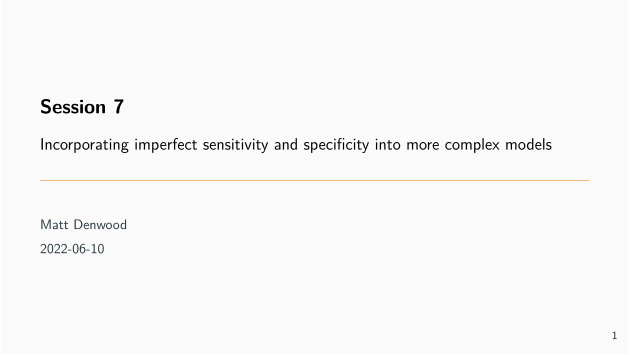

This figure's R source:
params <-
list(presentation = TRUE)

#' ---
#' title: Session 7
#' subtitle: Incorporating imperfect sensitivity and specificity into more complex models
#' date: "2022-06-10"
#' author:
#'   - Matt Denwood
#' theme: metropolis
#' aspectratio: 169
#' colortheme: seahorse
#' header-includes: 
#'   - \input{../rsc/preamble}
#' params:
#'   presentation: TRUE
#' output:
#'   beamer_presentation:
#'       pandoc_args: ["-t", "beamer"]
#'       slide_level: 2
#'   html_document: default
#' ---
#' 
## ----rendering, eval=FALSE, include=FALSE-------------------------------------
## # To render this as PDF (beamer) slides run:
## rmarkdown::render('Session_7.Rmd', 'beamer_presentation', params=list(presentation=TRUE))
## # And for html:
## rmarkdown::render('Session_7.Rmd', 'html_document', params=list(presentation=FALSE))

#' 
## ----setup, include=FALSE-----------------------------------------------------
source("../rsc/setup.R", local = environment())

#' 
#' ## Recap
#' 
#' NOTE: THIS MATERIAL IS NOT YET FINALISED, PLEASE CHECK BACK SOON!
#' 
#' Models for diagnostic test evaluation require:
#' 
#'   - At least 2 tests
#'   - At least 2 populations, but preferably 3 or more
#'   - Quite a lot of data
#' 
#' . . .
#' 
#' Fitting the models is technically quite straightforward
#' 
#' The real difficulty lies in the interpretation
#' 
#'   - What exactly is the latent class?
#' 
#' 
#' # Incorporating coefficients:  prevalence
#' 
#' ## Modelling variation in infection probability
#' 
#' - Individuals may be at higher/lower risk of being infected due to known characteristics e.g.:
#' 
#'   * Age
#'   * Sex
#'   * History
#'   * Presence of co-infections
#'   * Whatever
#' 
#' . . .
#' 
#' - There are three ways to deal with this:
#' 
#'   1. Ignore it
#'   1. Group "populations" by these characteristics
#'   1. Embed a (preferably simple) generalised linear model within your LCM
#' 
#' 
#' ## Grouping populations
#' 
#' Be careful that Se/Sp still consistent
#' 
#' Random effects - code example
#' 
#' Otero-Abad paper
#' 
#' 
#' ## Logistic regression in JAGS
#' 
#' 
## ----echo=FALSE, comment=""---------------------------------------------------
lrmod <- "model{

  for(i in 1:N){
    Observation[i] ~ dbern(prob[i])
    logit(prob[i]) <- intercept + beta1[Category[i]] + beta2*Covariate[i]
  }

  intercept ~ dnorm(0, 0.01)
  beta1[1] <- 0
  for(c in 2:NC){
    beta1[c] ~ dnorm(0, 0.01)
  }
  beta2 ~ dnorm(0, 0.01)

  #data# N, Observation, NC, Category, Covariate
  #monitor# intercept, beta1, beta2
  #inits# intercept, beta1, beta2
}
"
cat(lrmod)
cat(lrmod, file="logistic_regression.txt")
cleanup <- c(cleanup, "logistic_regression.txt", "logistic_imperfect.txt", "logistic_2test.txt")

#' 
#' - - -
#' 
#' 
## ----echo=FALSE, comment=""---------------------------------------------------
lrmod <- "model{

  for(i in 1:N){
    Observation[i] ~ dbern(obs_prob[i])
    obs_prob[i] <- prob[i]*se + (1-prob[i])*(1-sp)
    logit(prob[i]) <- intercept + beta1[Category[i]] + beta2*Covariate[i]
  }

  se ~ dbeta(1,1)T(1-sp, )
  sp ~ dbeta(1,1)

  intercept ~ dnorm(0, 0.01)
  beta1[1] <- 0
  for(c in 2:NC){
    beta1[c] ~ dnorm(0, 0.01)
  }
  beta2 ~ dnorm(0, 0.01)

  #data# N, Observation, NC, Category, Covariate
  #monitor# intercept, beta1, beta2, se, sp
  #inits# intercept, beta1, beta2, se, sp
}
"
cat(lrmod)
cat(lrmod, file="logistic_imperfect.txt")

#' 
#' - - -
#' 
#' 
## ----echo=FALSE, comment=""---------------------------------------------------
lrmod <- "model{

  for(i in 1:N){
    Observation[i] ~ dbern(obs_prob[i])
    obs_prob[i] <- prob[i]*se + (1-prob[i])*(1-sp)
    logit(prob[i]) <- intercept + beta1[Category[i]] + beta2*Covariate[i]
  }

  se ~ dbeta(148.43, 16.49)T(1-sp, )
  sp ~ dbeta(240.03, 12.63)

  intercept ~ dnorm(0, 0.01)
  beta1[1] <- 0
  for(c in 2:NC){
    beta1[c] ~ dnorm(0, 0.01)
  }
  beta2 ~ dnorm(0, 0.01)

  #data# N, Observation, NC, Category, Covariate
  #monitor# intercept, beta1, beta2, se, sp
  #inits# intercept, beta1, beta2, se, sp
}
"
cat(lrmod)
cat(lrmod, file="logistic_imperfect.txt")

#' 
#' - - -
#' 
#' 
## ----echo=FALSE, comment=""---------------------------------------------------
lrmod <- "model{

  for(i in 1:N){
    Observation[i] ~ dbern(obs_prob[i])
    obs_prob[i] <- prob[i]*se + (1-prob[i])*(1-sp)
    logit(prob[i]) <- intercept + beta1[Category[i]] + beta2*Covariate[i]
  }

  se <- 0.9
  sp <- 0.95

  intercept ~ dnorm(0, 0.01)
  beta1[1] <- 0
  for(c in 2:NC){
    beta1[c] ~ dnorm(0, 0.01)
  }
  beta2 ~ dnorm(0, 0.01)

  #data# N, Observation, NC, Category, Covariate
  #monitor# intercept, beta1, beta2
  #inits# intercept, beta1, beta2
}
"
cat(lrmod)
cat(lrmod, file="logistic_imperfect.txt")

#' 
#' - - -
#' 
#' 
## ----echo=FALSE, comment=""---------------------------------------------------
lrmod <- "model{

  for(i in 1:N){
    Observation[i] ~ dbern(obs_prob[i])
    obs_prob[i] <- prob[i]*se + (1-prob[i])*(1-sp)
    logit(prob[i]) <- intercept + beta1[Category[i]] + beta2*Covariate[i]
  }

  #data# se, sp

  intercept ~ dnorm(0, 0.01)
  beta1[1] <- 0
  for(c in 2:NC){
    beta1[c] ~ dnorm(0, 0.01)
  }
  beta2 ~ dnorm(0, 0.01)

  #data# N, Observation, NC, Category, Covariate
  #monitor# intercept, beta1, beta2
  #inits# intercept, beta1, beta2
}
"
cat(lrmod)
cat(lrmod, file="logistic_imperfect.txt")

#' 
#' - - -
#' 
#' 
## ----echo=FALSE, comment=""---------------------------------------------------
lrmod <- "model{

  for(i in 1:N){
    Observation[i] ~ dbern(obs_prob[i])
    obs_prob[i] <- prob[i]*se[Test[i]] + (1-prob[i])*(1-sp[Test[i]])
    logit(prob[i]) <- intercept + beta1[Category[i]] + beta2*Covariate[i]
  }

  #data# se, sp

  intercept ~ dnorm(0, 0.01)
  beta1[1] <- 0
  for(c in 2:NC){
    beta1[c] ~ dnorm(0, 0.01)
  }
  beta2 ~ dnorm(0, 0.01)

  #data# N, Observation, NC, Category, Covariate, Test
  #monitor# intercept, beta1, beta2
  #inits# intercept, beta1, beta2
}
"
cat(lrmod)
cat(lrmod, file="logistic_2test.txt")

#' 
#' ## Group vs Individual LR
#' 
#' Blocking at group level more efficient
#' 
#' Individual level is possible but not advisable
#' 
#' 
#' ## Generating code for a LR
#' 
#' You can use template.jags as inspiration:
#' 
## ----echo=FALSE---------------------------------------------------------------
ctl <- c(4.17,5.58,5.18,6.11,4.50,4.61,5.17,4.53,5.33,5.14)
trt <- c(4.81,4.17,4.41,3.59,5.87,3.83,6.03,4.89,4.32,4.69)
group <- gl(2, 10, 20, labels = c("Ctl","Trt"))
weight <- c(ctl, trt)
data <- data.frame(weight, group)
cleanup <- c(cleanup, "linear_model.txt")

#' 
#' 
## -----------------------------------------------------------------------------
template.jags(weight ~ group, family="gaussian", data=data, file="linear_model.txt")
results <- run.jags("linear_model.txt")

#' 
#' - - -
#' 
## -----------------------------------------------------------------------------
results

#' 
#' - - -
#' 
#' Supported features:
#' 
#'   - Gaussian, binomial, Poisson, negative binomial, ZIB, ZIP, ZINB
#'   - Random intercepts
#' 
#' We can also add (currently manually):
#' 
#'   - Random slopes
#'   - Spline terms
#'   - Interval censoring
#' 
#' ## Example
#' 
#' Modify the code to add a single fixed effect across e.g. 3 populations
#' 
#' 
#' # Incorporating coefficients:  sensitivity / specificity
#' 
#' ## What if diagnostic tests are not consistent across populations?
#' 
#' This time we can't just ignore it!
#' 
#' Solutions:
#' 
#' - Remove that population (and clearly state this in the paper)
#' 
#' - Allow the relevant parameter to vary between populations
#' 
#' - Use a very simple GLM on the relevant parameter(s)
#' 
#' ## Varying between populations
#' 
#' Covid paper
#' 
#' ## Embedded GLM
#' 
#' Be careful with centering and contrasts
#' 
#' Martinez paper
#' 
#' ## General points
#' 
#' If you are interested in covariates on prevalence (rather than the se/sp directly) then use a different approach
#' 
#' Inconsistent Se/Sp may happen in e.g. laboratory vs field settings, different sample types, etc
#' 
#' Theoretically it is possible to incorporate this into the model, but if all populations have their own se/sp then the model collapses!
#' 
#' Be VERY careful when prevalence and se/sp have the same covariate
#' 
#' - Probably best to balance populations by these covariates and then only include them as se/sp covariates?
#' 
#' 
#' 
#' 
#' # Practical session 7
#' 
#' ## Points to consider {.fragile}
#' 
#' 1. What is the optimal number of populations?
#' 
#' 2. What happens to identifiability when you deviate "too far" from the standard Hui-Walter model?
#' 
#' 
#' `r exercise_start()`
#' 
#' ## Exercise 1
#' 
#' TODO:  simulate many covariates that affect prevalence, what is the effect of:
#' 
#' - Using only the grouping that is a-priori presumed to be most important
#' 
#' - Blocking into as many groups as possible and fitting using random effects
#' 
#' - Using the main grouping as fixed and others as random
#' 
#' ## Solution 1
#' 
#' TODO
#' 
#' ## Exercise 2
#' 
#' TODO:  simulate data where se and prevalence both vary by the same covariate
#' 
#' Show that this is an impossible dataset to analyse
#' 
#' ## Solution 2
#' 
#' TODO
#' 
#' 
#' ## Optional Exercise A
#' 
#' Simulate some data representing observed test outcomes along with one categorical predictor (with two levels) and one continuous predictor, with a single imperfect test.  Use the following R code:
#' 
## -----------------------------------------------------------------------------
set.seed(2021-07-01)
N <<- 1000

sim_intercept <- -0.5

NC <<- 2
category_probs <- rep(1, NC)/NC
sim_beta1 <- c(0, 0.6)
stopifnot(length(sim_beta1)==NC)

covariate_mean <- 0
covariate_sd <- 0.5
sim_beta2 <- 0.3

lr_data <- tibble(
  Animal = 1:N, 
  Category = sample.int(NC, N, replace=TRUE, prob=category_probs),
  Covariate = rnorm(N, covariate_mean, covariate_sd),
  probability = plogis(sim_intercept + sim_beta1[Category] + sim_beta2*Covariate),
  Status = rbinom(N, 1, probability)
)

#' 
#' We can see the true relationship between predictors and probability of the outcome:
#' 
## -----------------------------------------------------------------------------
ggplot(lr_data) +
  aes(x = Covariate, y = probability, col = factor(Category)) +
  geom_line()

#' 
#' Add a new column `Observation` to this data, representing an imperfect diagnostic test based on the true `Status` but with sensitivity of 50% and specificity of 99%.  Either try to write this R code yourself or borrow it from an earlier session.
#' 
#' Now use the following simple logistic regression model to analyse the data:
#' 
## ----echo=FALSE, comment=''---------------------------------------------------
cat(readLines("logistic_regression.txt"), sep="\n")

#' 
#' You will need to make sure that runjags can find initial values in your working environment, for example:
#' 
## -----------------------------------------------------------------------------
intercept <- list(chain1=-4, chain2=4)
beta1 <- list(chain1=c(NA, -4), chain2=c(NA, 4))
beta2 <- list(chain1=4, chain2=-4)

#' 
#' You will also need to pass the data frame `lr_data` to `run.jags` using the `data` argument.
#' 
#' How do the parameter estimates compare to the true values?  You can see the true values using:
#' 
## -----------------------------------------------------------------------------
sim_intercept
sim_beta1
sim_beta2

#' 
#' 
#' ### Solution A
#' 
#' We can modify the data to include outcome as follows:
#' 
## -----------------------------------------------------------------------------
se <<- 0.5
sp <<- 0.99

lr_data <- lr_data %>%
  mutate(Observation = rbinom(n(), 1, Status*se + (1-Status)*(1-sp)))

#' 
#' Then we need to set the initial values:
#' 
## -----------------------------------------------------------------------------
intercept <- list(chain1=-4, chain2=4)
beta1 <- list(chain1=c(NA, rep(-4, NC-1)), chain2=c(NA, rep(4, NC-1)))
beta2 <- list(chain1=4, chain2=-4)

#' 
#' Then we can run the model:
#' 
## -----------------------------------------------------------------------------
results_lr <- run.jags("logistic_regression.txt", n.chains=2, data=lr_data)
# Remember to check convergence and effective sample size!
# plot(results_lr)
results_lr

#' 
#' The median estimates for beta1 and beta1 are not too far away from the simulation parameter values, and at the very least they are contained within the 95% CI.  However, the intercept parameter is under-estimated compared to the simulation value of -0.5.  This is due to the difference between the apparant prevalence and trur prevalence caused by the poor sensitivity of the test.
#' 
#' The other thing to note is that this model takes a lot longer to run than a Hui-Walter model - this is due to looping over individuals with individual covariates.  If we only had categorical predictors then we would be much better off collapsing the observed combinations of categorical predictors together, so that our outcome was Binomial and not just Bernoulli (in this case we would be looping over 2 categorical predictor levels, and not 1000 observations).  However, there is no way of doing this with continuous covariates unless you are willing to categorise them into a number of discrete bins.
#' 
#' 
#' ## Optional Exercise B
#' 
#' Now analyse the same data using the following imperfect test model:
#' 
## ----echo=FALSE, comment=''---------------------------------------------------
cat(readLines("logistic_imperfect.txt"), sep="\n")

#' 
#' For illustration purposes we are assuming se and sp are fixed to the same values as we used to simulate the data.  In reality you would probably use mean/median estimates from a published source, and possibly include some kind of uncertainty either by putting Beta priors (obtained using `PriorGen::findbeta()`) on these parameters, or by doing a sensitivity analysis by varying the se and sp parameters.
#' 
#' Fit the model to the data.  What has changed relative to the analysis from exercise 1?
#' 
#' 
#' ### Solution B
#' 
#' This is very similar to the solution for exercise A, just with a different model:
#' 
## -----------------------------------------------------------------------------
results_imp <- run.jags("logistic_imperfect.txt", n.chains=2, data=lr_data)
# Remember to check convergence and effective sample size!
# plot(results_imp)
results_imp

#' 
#' This model is slower than the logsitic regression model on the same data because the model is more complicated.  But has it made any difference to the estimates?  There are small differences in the coefficients (beta1 and beta2), but nothing substantial.  The intercept parameter has been affected, as it now reflects the true prevalence rather than the observed prevalence.  But we don't usually care about the intercept anyway.
#' 
#' So in this case we don't really gain anything by using an imperfect test model.  We might as well just say that the imperfect diagnostic test characteristics are one part of the variability that is captured by the Binomial distribution response, and that the intercept reflects the average observed prevalence and not the average true prevalence.  The only exception to this is where one or more of the covariates has an extremely strong affect on the true prevalence, in which case we may under-estimate the magnitude of this effect due to the inter-play between sensitivity, specificity and prevalence.
#' 
#' 
#' ## Optional Exercise C
#' 
#' Now let's make this more complicated.  Simulate two different tests, where the first test is used for animals that have a value of 1 for the categorical predictor, and the second test is used for animals that have a value of 2 for the categorical predictor (these could be animal groups or farms, for example).  The first test has the same sensitivity and specificity as before, but the second test has higher sensitivity but lower specifity (both are 95% for this test).  Write the R code yourself if you want to, otherwise see the hint below (just above the solution).
#' 
#' Now analyse the same data using the original logistic regression model, as well as the following multiple-imperfect-tests model:
#' 
## ----echo=FALSE, comment=''---------------------------------------------------
cat(readLines("logistic_2test.txt"), sep="\n")

#' 
#' Fit the model to the data.  What has changed relative to the analysis from exercise 2?
#' 
#' #### Hint
#' 
#' You could use this R code for simulating data:
#' 
## -----------------------------------------------------------------------------
se <- c(0.5, 0.99)
sp <- c(0.95, 0.95)

lr_2test <- lr_data %>%
  mutate(Obs1 = rbinom(n(), 1, Status*se[1] + (1-Status)*(1-sp[1]))) %>%
  mutate(Obs2 = rbinom(n(), 1, Status*se[2] + (1-Status)*(1-sp[2]))) %>%
  mutate(Test = Category) %>%
  mutate(Observation = case_when(
    Test == 1 ~ Obs1,
    Test == 2 ~ Obs2
  ))

#' 
#' 
#' ### Solution C
#' 
#' The first part of this is the same as the solution for exercise A, just with the new observation:
#' 
## -----------------------------------------------------------------------------
results_lr_2t <- run.jags("logistic_regression.txt", n.chains=2, data=lr_2test)
# Remember to check convergence and effective sample size!
# plot(results_lr_2t)
results_lr_2t

#' 
#' You can see that we get quite different estimates for beta1 compared to before!  This is because the diagnostic test is confounded with the categorical predictor.  This confounding has caused us to over-estimate the effect of the categorical predictor.
#' 
#' However, we can fit the model that allows the test to differ:
#' 
## -----------------------------------------------------------------------------
results_imp_2t <- run.jags("logistic_2test.txt", n.chains=2, data=lr_2test)
# Remember to check convergence and effective sample size!
# plot(results_imp_2t)
results_imp_2t

#' 
#' In this case we control for the confounding between the test type and categorical predictor, and end up recovering more sensible estimates for beta1 (as well as the intercept and beta2).
#' 
#' Note that none of these models allow us to estimate sensitivity or specificity:  there simply is not enough information in the data.  We are therefore forced to fix the values of sensitivity and specificity within the model and assume that these are correct!  The only alternative is to fit a simple fixed effect of the test type in a standard GLM, in which case you can estimate the association between the test type and the observed prevalence.  However, where test type is completely confounded with another predictor variable (as in this case), then we are unable to separate those two effects without incorporating prior knowledge for the diagnostic test performance.
#' 
#' 
#' 
#' `r exercise_end()`
#' 
#' 
#' ## Summary {.fragile}
#' 
#' - Adding populations (or equivalently, covariates on prevalence) adds parameters but may add information
#'   
#'   * But it is not always worthwile!
#' 
#' - Using covariates on sensitivity and specificity is tricky...
#' 
#' - Some further reading:  Martinez et al, Stærk-Østergaard et al.
#' 
#' 
## ----include=FALSE------------------------------------------------------------
unlink(cleanup)
